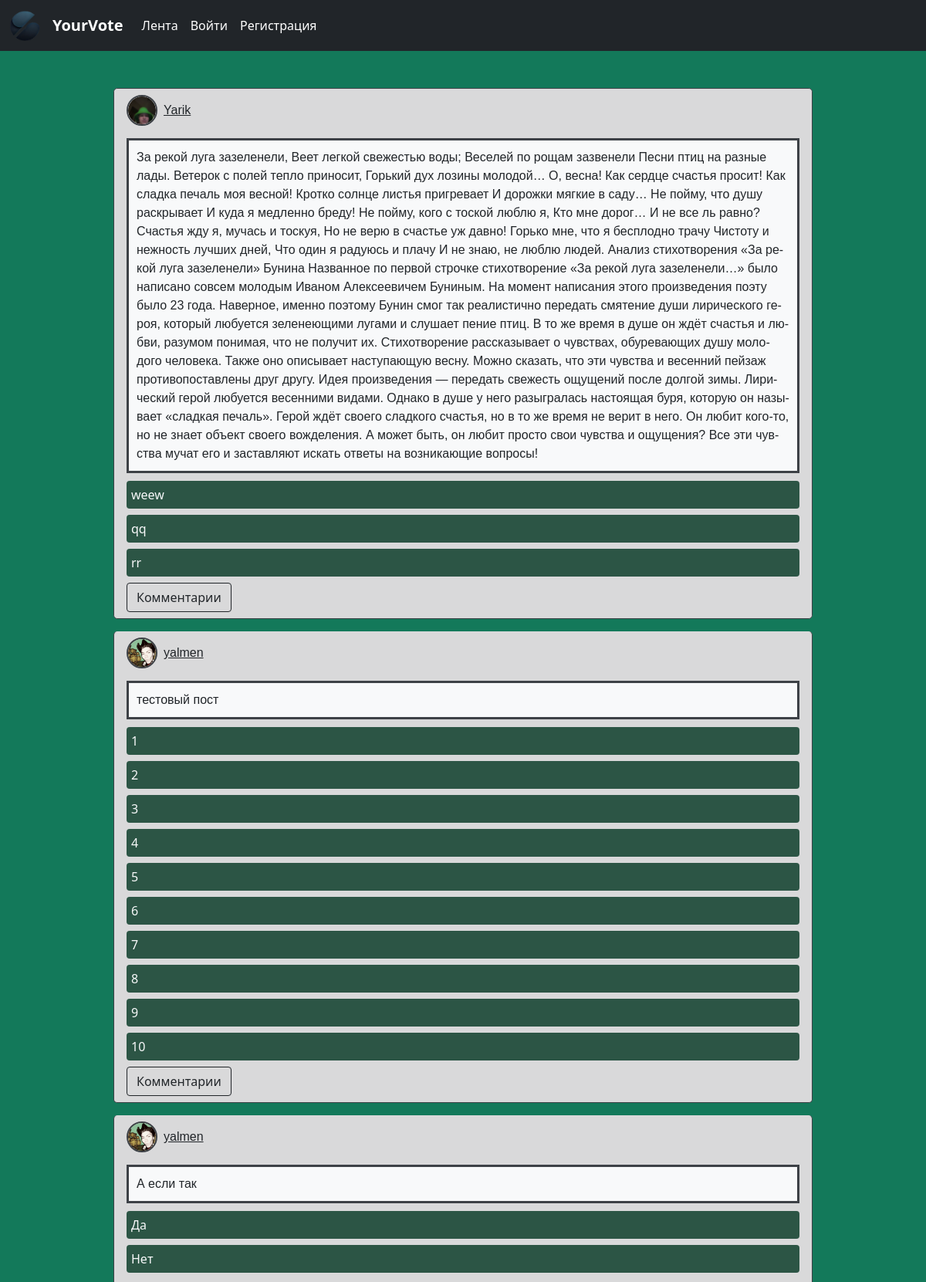
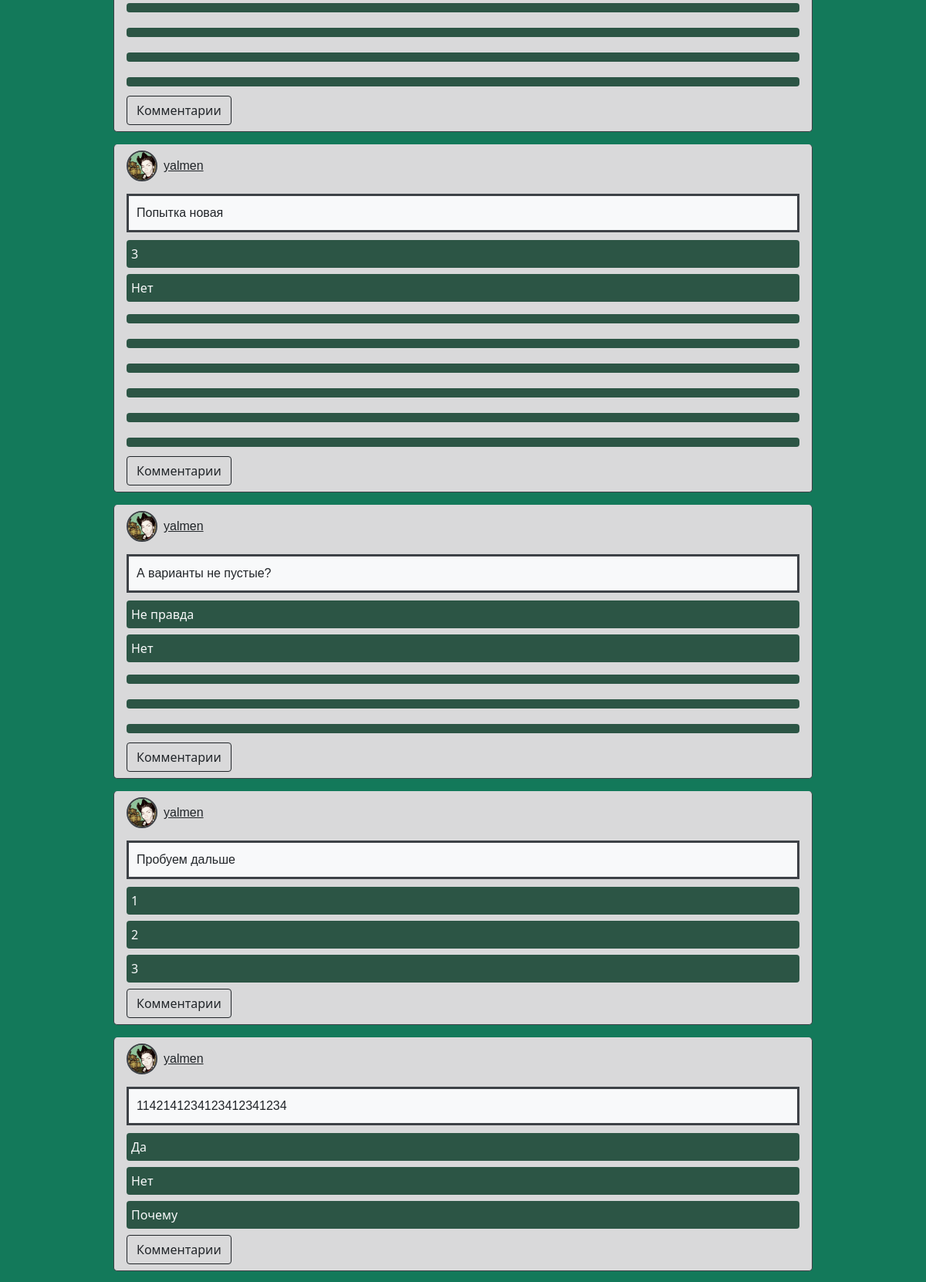
The page / (upper part) on the database its author committed (2 pictures, top to bottom).
### main/models.py (models this page shows, shortened)
class Post(models.Model):
    id = models.AutoField(primary_key=True)
    creator = models.ForeignKey(to=User, on_delete=models.CASCADE)
    post_text = models.TextField()
    creation_dt = models.DateTimeField(auto_now_add=True)

class UserProfile(models.Model):
    user = models.OneToOneField(User, on_delete=models.CASCADE, related_name="userprofile") #Соединяем User и его аватрку в БД
    avatar = models.ImageField(upload_to=user_avatar_path, default='avatars/default.png') #загружем аватар в папку по этому пути

class PostVariant(models.Model):
    id = models.AutoField(primary_key=True)
    post = models.ForeignKey(to=Post, on_delete=models.CASCADE)
    variant_text = models.TextField()

### main/views.py (the view, shortened to what this page needs)
# urls.py: path('', menu, name="main"),
def menu(request: HttpRequest):
    posts_query = Post.objects.order_by('-creation_dt').annotate(
        voted=Exists(
            Votes.objects.filter(
                post_variant__post=OuterRef('pk'),
                creator=request.user if request.user.is_authenticated else None
            )
        )
    ).select_related('creator').prefetch_related('postvariant_set')
    posts_data = []
    for post in posts_query:
        variants = post.postvariant_set.all().annotate(
            votes_count=Count('votes')
        )
        total_votes = variants.aggregate(total=Sum('votes_count'))['total'] or 0
        variants_data = []
        for variant in variants:
            percentage = (variant.votes_count / total_votes * 100) if total_votes else 0
            variants_data.append({
                'variant': variant,
                'percentage': f"{percentage:.2f}",
            })
        posts_data.append({
            "post": post,
            "user": post.creator,
            "variants": variants_data,
            "voted": post.voted if request.user.is_authenticated else False,
        })
    context = {
        "posts_data": posts_data,
    }
    return render(request, 'menu/menu.html', context)

### main/templates/menu/menu.html (shortened to what this page needs)
{% extends "base/base.html" %}
{% block content %}
<div class="container mt-4">
    <div class="row justify-content-center">
        <div class="col-md-10">
            <ul class="list-group">
                {% for post_data in posts_data %}
                    <li class="list-group-item post-item second-block rounded-3">
                        <div class="post-header d-flex align-items-center">
                             <form method="POST" class="d-flex align-items-center w-100">
                                <img src="{{ post_data.user.userprofile.avatar.url }}"  class="avatar rounded-circle me-2" >
                                <a class="main-text link-light text-dark" href="{% url 'user_profile' user_id=post_data.user.id %}">{{ post_data.user }}</a>
                            </form>
                        </div>
                        <div class="text-block name-text input-block text-dark">
                            {{ post_data.post.post_text }}
                        </div>
                        <div class="variants-container">
                            {% if not post_data.voted %}
                                <form method="POST">
                                    {% for variant_data in post_data.variants %}
                                        <div class="mb-2">
                                            <button name="variant_id" type="submit" class="answer-button text-light btn w-100 text-start" value="{{ variant_data.variant.id }}"> {{ variant_data.variant.variant_text }} </button>
                                        </div>
                                    {% endfor %}
                                </form>
                            {% endif %}
                        </div>
                        <form method="POST" class="mt-2">
                            <button name="comments" type="submit" class="btn btn-outline-dark text-dark" value="{{ post_data.post.id }}">Комментарии</button>
                         </form>
                    </li>
                {% endfor %}
            </ul>
        </div>
    </div>
</div>
{% endblock %}

### main/templates/base/base.html (shortened to what this page needs)
<!DOCTYPE html>
<html lang="ru">
<head>
    {% load static %}
    <link href="https://cdn.jsdelivr.net/npm/bootstrap@5.0.2/dist/css/bootstrap.min.css"
    rel="stylesheet"
>
    <link rel="stylesheet" href="{% static 'colors.css' %}" type="text/css">
    <link rel="stylesheet" href="{% static 'styles.css' %}" type="text/css">
    <link rel="shortcut icon" href="{% static 'images/logo_image.ico' %}" type="stylesheet">
</head>
<body>
    <header>
        {% include "base/nav.html" %}
    </header>
    <div class="container mt-5">
        {% block content %}
        {% endblock %}
    </div>
</body>
</html>

### main/templates/base/nav.html
{% load static %}
<nav class="navbar navbar-expand-lg navbar-dark bg-dark">
  <div class="container-fluid">
    <a class="navbar-brand" href="#">
      <img src="{% static 'images/logo_image.ico' %}" alt="" width="40" height="40">
    </a>
    <a class="navbar-brand" href="{% url 'main'  %}"><strong>YourVote</strong></a>
    <div class="collapse navbar-collapse" id="navbarSupportedContent">
      <ul class="navbar-nav me-auto mb-2 mb-lg-0">
        <li class="nav-item">
          <a class="nav-link active" aria-current="page" href="{% url 'main'  %}">Лента</a>
        </li>
        {% if user.is_authenticated %}
  <li class="nav-item">
    <a class="nav-link active" aria-current="page" href="{% url 'user_profile' user.id %}">Профиль</a>
  </li>
  <li class="nav-item">
    <a class="nav-link active" aria-current="page" href="{% url 'create' %}">Создание поста</a>
  </li>
  <div class="position-absolute end-0 me-3">
    <a class="nav-link active" aria-current="page" href="{% url 'user_profile' user.id %}">Ваш ник - {{ request.user.username }}</a>
  </div>
{% else %}
  <li class="nav-item">
    <a class="nav-link active " href="{% url 'login' %}">Войти</a>
  </li>
  <li class="nav-item">
    <a class="nav-link active" aria-current="page" href="{% url 'register' %}">Регистрация</a>
  </li>
{% endif %}
      </ul>
    </div>
  </div>
</nav>

### main/static/colors.css (style rules this page uses)
:root { --white: #fff; --gray-100: #f8f9fa; --gray-200: #e9ecef; --gray-300: #dee2e6; --gray-400: #ced4da; --gray-500: #adb5bd; --gray-600: #6c757d; --gray-700: #495057; --gray-800: #343a40; --gray-900: #212529; --black: #000; --blue: #0d6efd; --indigo: #6610f2; --purple: #6f42c1; --pink: #d63384; --red: #dc3545; --orange: #fd7e14; --yellow: #ffc107; --green: #198754; --teal: #20c997; --cyan: #0dcaf0; --gray: #6c757d; --gray-dark: #343a40; --blue-100: #e6f0ff; --blue-200: #b3d3ff; --blue-300: #80b6ff; --blue-400: #4d99ff; --blue-500: #0d6efd; --blue-600: #0b56c5; --blue-700: #083ea5; --blue-800: #062684; --blue-900: #030d63; --indigo-100: #ede5ff; --indigo-200: #d9c6ff; --indigo-300: #c5a8ff; --indigo-400: #b189ff; --indigo-500: #6610f2; --indigo-600: #520dbe; --indigo-700: #3e0a94; --indigo-800: #290769; --indigo-900: #15033f; --purple-100: #efe8fc; --purple-200: #d9c9f4; --purple-300: #c4a9eb; --purple-400: #b08add; --purple-500: #6f42c1; --purple-600: #5937a2; --purple-700: #432d83; --purple-800: #2c2264; --purple-900: #161845; --pink-100: #fbe3ee; --pink-200: #f4badb; --pink-300: #ed91c9; --pink-400: #e668b6; --pink-500: #d63384; --pink-600: #a9296a; --pink-700: #7c1f51; --pink-800: #501437; --pink-900: #230a1e; --red-100: #fde5e8; --red-200: #fbc7ce; --red-300: #f8aab4; --red-400: #f58ca4; --red-500: #dc3545; --red-600: #b02b38; --red-700: #83212b; --red-800: #56171e; --red-900: #2a0d12; --orange-100: #ffede1; --orange-200: #ffd9ba; --orange-300: #ffc593; --orange-400: #ffb06d; --orange-500: #fd7e14; --orange-600: #d66b11; --orange-700: #ae580e; --orange-800: #87450a; --orange-900: #5f3207; --yellow-100: #fff4cd; --yellow-200: #ffe99b; --yellow-300: #ffde68; --yellow-400: #ffd236; --yellow-500: #ffc107; --yellow-600: #cca706; --yellow-700: #988d05; --yellow-800: #645f04; --yellow-900: #313202; --green-100: #e1f5ee; --green-200: #b6e7d6; --green-300: #8bd9bd; --green-400: #60cbab; --green-500: #198754; --green-600: #146b43; --green-700: #0f4f31; --green-800: #0a3420; --green-900: #05180e; --teal-100: #e4f9f2; --teal-200: #b2ede2; --teal-300: #81e0d2; --teal-400: #50d3c2; --teal-500: #20c997; --teal-600: #19a179; --teal-700: #13795a; --teal-800: #0c503c; --teal-900: #06281d; --cyan-100: #e3f8ff; --cyan-200: #b2e9ff; --cyan-300: #82daff; --cyan-400: #51cbff; --cyan-500: #0dcaf0; --cyan-600: #0b9ed1; --cyan-700: #0871b2; --cyan-800: #064593; --cyan-900: #031974; --primary: #0d6efd; --secondary: #6c757d; --success: #198754; --info: #0dcaf0; --warning: #ffc107; --danger: #dc3545; --light: #f8f9fa; --dark: #212529; --primary-text-emphasis: #083ea5; --secondary-text-emphasis: #434a50; --success-text-emphasis: #0f4f31; --info-text-emphasis: #0871b2; --warning-text-emphasis: #988d05; --danger-text-emphasis: #83212b; --light-text-emphasis: #495057; --dark-text-emphasis: #495057; --primary-bg-subtle: #e6f0ff; --secondary-bg-subtle: #d9d9da; --success-bg-subtle: #e1f5ee; --info-bg-subtle: #e3f8ff; --warning-bg-subtle: #fff4cd; --danger-bg-subtle: #fde5e8; --light-bg-subtle: #fcfcfd; --dark-bg-subtle: #ced4da; --primary-border-subtle: #4d99ff; --secondary-border-subtle: #b3b8be; --success-border-subtle: #60cbab; --info-border-subtle: #51cbff; --warning-border-subtle: #ffd236; --danger-border-subtle: #f58ca4; --light-border-subtle: #e9ecef; --dark-border-subtle: #adb5bd; }

### main/static/styles.css (style rules this page uses)
.avatar { width: 40px; height: 40px; border: 2px solid #3d4146; }
.answer-button { background-color: #2C5545; padding: 5px; hyphens: auto; display: inline-block; box-sizing: border-box; }
body { background-color: var(--teal-700); }
.variants-container { margin-top: 10px; }
.input-block { background-color: var(--gray-100); border: 3px solid #3d4146; padding: 10px; overflow-wrap: break-word; word-wrap: break-word; hyphens: auto; }
.main-text { font-family: 'Franklin Gothic Medium', 'Arial Narrow', Arial, sans-serif; }
.name-text { font-family: Arial, Helvetica, sans-serif; }
.post-item { background-color: #54595e; color: white; border: 1px solid #3d4146; margin-bottom: 1rem; position: relative; }
.post-header { margin-bottom: 1rem; }
.text-block { border: 3px solid #3d4146; padding: 10px; overflow-wrap: break-word; word-wrap: break-word; hyphens: auto; }
.second-block { background-color: var(--secondary-bg-subtle) }

### rows shown on the page
Post: user.userprofile.avatar (picture), user "Yarik", post.post_text "За рекой луга зазеленели, Веет легкой свежестью воды; Веселей по рощам зазвенели Песни птиц на разные лады. Ветерок с полей тепло приносит, Горький дух лозины молодой… О, весна! Как сердце счастья просит! Как сладка печаль моя весной! Кротко солнце листья пригревает И дорожки мягкие в саду… Не пойму, что душу раскрывает И куда я медленно бреду! Не пойму, кого с тоской люблю я, Кто мне дорог… И не все ль равно? Счастья жду я, мучась и тоскуя, Но не верю в счастье уж давно! Горько мне, что я бесплодно трачу Чистоту и нежность лучших дней, Что один я радуюсь и плачу И не знаю, не люблю людей. Анализ стихотворения «За рекой луга зазеленели» Бунина Названное по первой строчке стихотворение «За…", {{ post_data.post.id }} 47 (drawn)
PostVariant: {{ variant_data.variant.id }} 122 (drawn), variant.variant_text "weew"
PostVariant: {{ variant_data.variant.id }} 123 (drawn), variant.variant_text "qq"
PostVariant: {{ variant_data.variant.id }} 124 (drawn), variant.variant_text "rr"
Post: user.userprofile.avatar (picture), user "yalmen", post.post_text "тестовый пост", {{ post_data.post.id }} 35 (drawn)
PostVariant: {{ variant_data.variant.id }} 81 (drawn), variant.variant_text "1"
PostVariant: {{ variant_data.variant.id }} 82 (drawn), variant.variant_text "2"
PostVariant: {{ variant_data.variant.id }} 83 (drawn), variant.variant_text "3"
PostVariant: {{ variant_data.variant.id }} 84 (drawn), variant.variant_text "4"
PostVariant: {{ variant_data.variant.id }} 85 (drawn), variant.variant_text "5"
PostVariant: {{ variant_data.variant.id }} 86 (drawn), variant.variant_text "6"
PostVariant: {{ variant_data.variant.id }} 87 (drawn), variant.variant_text "7"
PostVariant: {{ variant_data.variant.id }} 88 (drawn), variant.variant_text "8"
PostVariant: {{ variant_data.variant.id }} 89 (drawn), variant.variant_text "9"
PostVariant: {{ variant_data.variant.id }} 90 (drawn), variant.variant_text "10"
Post: user.userprofile.avatar (picture), user "yalmen", post.post_text "А если так", {{ post_data.post.id }} 18 (drawn)
PostVariant: {{ variant_data.variant.id }} 29 (drawn), variant.variant_text "Да"
PostVariant: {{ variant_data.variant.id }} 30 (drawn), variant.variant_text "Нет"
PostVariant: {{ variant_data.variant.id }} 31 (drawn)
PostVariant: {{ variant_data.variant.id }} 32 (drawn)
PostVariant: {{ variant_data.variant.id }} 33 (drawn)
PostVariant: {{ variant_data.variant.id }} 34 (drawn)
Post: user.userprofile.avatar (picture), user "yalmen", post.post_text "Попытка новая", {{ post_data.post.id }} 17 (drawn)
PostVariant: {{ variant_data.variant.id }} 21 (drawn), variant.variant_text "3"
PostVariant: {{ variant_data.variant.id }} 22 (drawn), variant.variant_text "Нет"
PostVariant: {{ variant_data.variant.id }} 23 (drawn)
PostVariant: {{ variant_data.variant.id }} 24 (drawn)
PostVariant: {{ variant_data.variant.id }} 25 (drawn)
PostVariant: {{ variant_data.variant.id }} 26 (drawn)
PostVariant: {{ variant_data.variant.id }} 27 (drawn)
PostVariant: {{ variant_data.variant.id }} 28 (drawn)
Post: user.userprofile.avatar (picture), user "yalmen", post.post_text "А варианты не пустые?", {{ post_data.post.id }} 16 (drawn)
PostVariant: {{ variant_data.variant.id }} 16 (drawn), variant.variant_text "Не правда"
PostVariant: {{ variant_data.variant.id }} 17 (drawn), variant.variant_text "Нет"
PostVariant: {{ variant_data.variant.id }} 18 (drawn)
PostVariant: {{ variant_data.variant.id }} 19 (drawn)
PostVariant: {{ variant_data.variant.id }} 20 (drawn)
Post: user.userprofile.avatar (picture), user "yalmen", post.post_text "Пробуем дальше", {{ post_data.post.id }} 15 (drawn)
PostVariant: {{ variant_data.variant.id }} 13 (drawn), variant.variant_text "1"
PostVariant: {{ variant_data.variant.id }} 14 (drawn), variant.variant_text "2"
PostVariant: {{ variant_data.variant.id }} 15 (drawn), variant.variant_text "3"
Post: user.userprofile.avatar (picture), user "yalmen", post.post_text "1142141234123412341234", {{ post_data.post.id }} 14 (drawn)
PostVariant: {{ variant_data.variant.id }} 10 (drawn), variant.variant_text "Да"
PostVariant: {{ variant_data.variant.id }} 11 (drawn), variant.variant_text "Нет"
PostVariant: {{ variant_data.variant.id }} 12 (drawn), variant.variant_text "Почему"
